Frame 1 (no input): blank canvas, image omitted
Frame 60 (the mouse pressed at the canvas centre just before this capture): blank canvas, image omitted
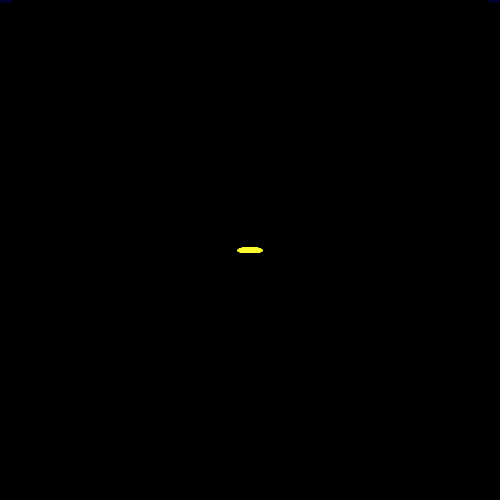
Frame 120 (the mouse held since frame 60 and released just before this capture)

The Processing sketch whose frames 1 and 60 were blank and that drew this single picture after the mouse press (run headless with seeded random() and noise(); from frame 60 on, the mouse is pressed at the canvas centre):

// Processing sketch: processing_71437
// ── processing_71437.pde

//Polly Lesaguis, CP1, mods 4/5, User Input

int a = 5;
int b = 5;
void setup()
{
  size(500,500);
  background(0);
}
void draw()
{
  noFill();
  random(5,5);
  stroke(mouseX,mouseY,45);
  ellipse(mouseX,mouseY,random(25),5);
  ellipse(500-mouseX,mouseY,random(25),5);
 
  {
    if(keyPressed==true)
    {
      stroke(50);
      rect(random(500),random(500),30,30);
    }
  }
}
 void mouseDragged()
 { 
  fill(41,30,30);
  stroke(mouseX,5,mouseY);
  rect(mouseX,mouseY,10,10);
  rect(500-mouseX,mouseY,10,10); 
 }
